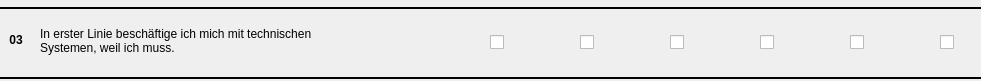
   <widget class="QWidget" name="item3" native="true">
    <property name="geometry">
     <rect>
      <x>0</x>
      <y>400</y>
      <width>981</width>
      <height>81</height>
     </rect>
    </property>
    <widget class="QLabel" name="label_21">
     <property name="geometry">
      <rect>
       <x>40</x>
       <y>0</y>
       <width>491</width>
       <height>81</height>
      </rect>
     </property>
     <property name="text">
      <string>In erster Linie beschäftige ich mich mit technischen
Systemen, weil ich muss.</string>
     </property>
    </widget>
    <widget class="QLabel" name="label_22">
     <property name="geometry">
      <rect>
       <x>6</x>
       <y>30</y>
       <width>20</width>
       <height>20</height>
      </rect>
     </property>
     <property name="font">
      <font>
       <weight>75</weight>
       <bold>true</bold>
      </font>
     </property>
     <property name="text">
      <string>03</string>
     </property>
     <property name="alignment">
      <set>Qt::AlignCenter</set>
     </property>
    </widget>
    <widget class="QCheckBox" name="i3cb1">
     <property name="geometry">
      <rect>
       <x>490</x>
       <y>30</y>
       <width>21</width>
       <height>24</height>
      </rect>
     </property>
     <property name="text">
      <string/>
     </property>
    </widget>
    <widget class="QCheckBox" name="i3cb2">
     <property name="geometry">
      <rect>
       <x>580</x>
       <y>30</y>
       <width>21</width>
       <height>24</height>
      </rect>
     </property>
     <property name="text">
      <string/>
     </property>
    </widget>
    <widget class="QCheckBox" name="i3cb3">
     <property name="geometry">
      <rect>
       <x>670</x>
       <y>30</y>
       <width>21</width>
       <height>24</height>
      </rect>
     </property>
     <property name="text">
      <string/>
     </property>
    </widget>
    <widget class="QCheckBox" name="i3cb4">
     <property name="geometry">
      <rect>
       <x>760</x>
       <y>30</y>
       <width>21</width>
       <height>24</height>
      </rect>
     </property>
     <property name="text">
      <string/>
     </property>
    </widget>
    <widget class="QCheckBox" name="i3cb5">
     <property name="geometry">
      <rect>
       <x>850</x>
       <y>30</y>
       <width>21</width>
       <height>24</height>
      </rect>
     </property>
     <property name="text">
      <string/>
     </property>
    </widget>
    <widget class="QCheckBox" name="i3cb6">
     <property name="geometry">
      <rect>
       <x>940</x>
       <y>30</y>
       <width>21</width>
       <height>24</height>
      </rect>
     </property>
     <property name="text">
      <string/>
     </property>
    </widget>
    <widget class="Line" name="line_11">
     <property name="geometry">
      <rect>
       <x>0</x>
       <y>0</y>
       <width>981</width>
       <height>16</height>
      </rect>
     </property>
     <property name="frameShadow">
      <enum>QFrame::Plain</enum>
     </property>
     <property name="lineWidth">
      <number>2</number>
     </property>
     <property name="orientation">
      <enum>Qt::Horizontal</enum>
     </property>
    </widget>
    <widget class="Line" name="line_12">
     <property name="geometry">
      <rect>
       <x>0</x>
       <y>70</y>
       <width>981</width>
       <height>16</height>
      </rect>
     </property>
     <property name="frameShadow">
      <enum>QFrame::Plain</enum>
     </property>
     <property name="lineWidth">
      <number>2</number>
     </property>
     <property name="orientation">
      <enum>Qt::Horizontal</enum>
     </property>
    </widget>
   </widget>
